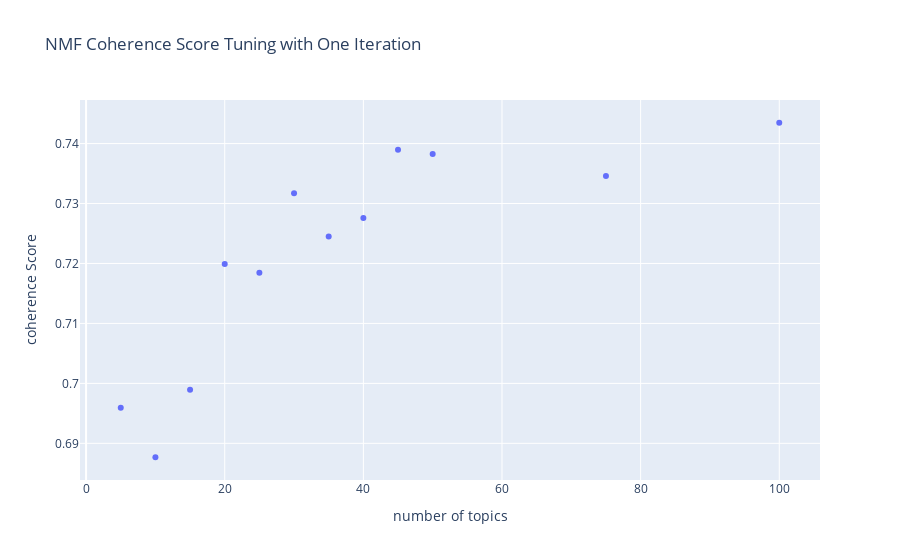

The notebook cell this image was saved under:
### Code cell
# Use column names of df for the different parameters x, y, color, ...
fig = px.scatter(nmf_coherence, x="n_topics", y="iteration_0", 
                 title="NMF Coherence Score Tuning with One Iteration",
                 labels={"iteration_0":"coherence Score", "n_topics": "number of topics"} # customize axis label
                )

fig.show()

### Figure 1 — Plotly figure (JSON) as saved in the notebook; plotly's stock layout.template omitted (floating-point values rounded to 4 significant figures)
{"data": [{"hovertemplate": "number of topics=%{x}<br>coherence Score=%{y}<extra></extra>", "legendgroup": "", "marker": {"color": "#636efa", "symbol": "circle"}, "mode": "markers", "name": "", "orientation": "v", "showlegend": false, "type": "scatter", "x": [5, 10, 15, 20, 25, 30, 35, 40, 45, 50, 75, 100], "xaxis": "x", "y": [0.6959, 0.6877, 0.6989, 0.7199, 0.7185, 0.7317, 0.7245, 0.7276, 0.739, 0.7383, 0.7346, 0.7435], "yaxis": "y"}], "layout": {"autosize": true, "legend": {"tracegroupgap": 0}, "title": {"text": "NMF Coherence Score Tuning with One Iteration"}, "xaxis": {"anchor": "y", "autorange": true, "domain": [0, 1], "range": [-1.002, 106.0], "title": {"text": "number of topics"}, "type": "linear"}, "yaxis": {"anchor": "x", "autorange": true, "domain": [0, 1], "range": [0.6836, 0.7476], "title": {"text": "coherence Score"}, "type": "linear"}}}
